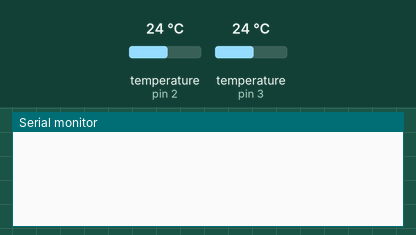
Simulated run of this sketch. Board: Arduino Uno, built with avr-gcc and run on an emulated ATmega328P. On the bench: the last lines printed to the serial monitor. Inputs (shaded band) come from the test bench; at power-on: temperature (sensors on pin 2, pin 3) 24 °C.

Above: at 2.2 s.
2.3 s: temperature (sensor on pin 2) set to 12 °C
At 3.9 s:
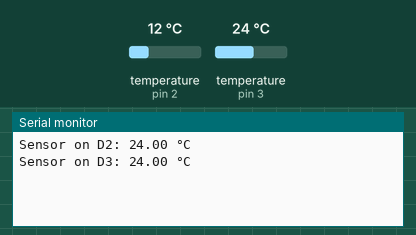
6.9 s: temperature (sensor on pin 3) set to 12 °C
At 10.2 s:
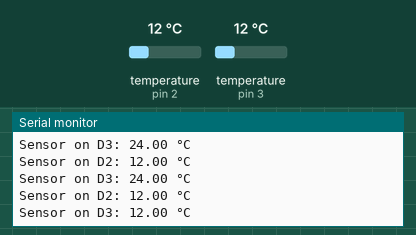
11.5 s: temperature (sensor on pin 2) set to 19 °C
At 13.9 s:
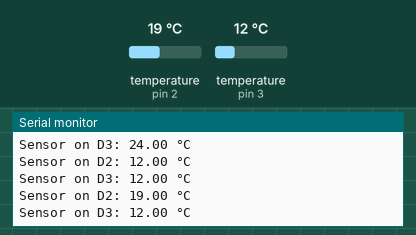
16.1 s: temperature (sensor on pin 3) set to 19 °C
At 17.7 s:
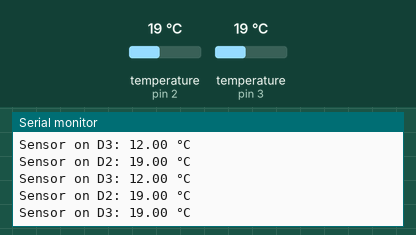
Timing chart, 0 to 19.2 s (numbered marks = the images above; inputs shaded):
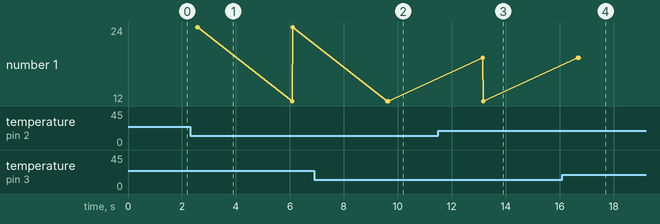

Measured:
- after the input at 6.9 s, the serial monitor: prints a new line after 2.7 s (image 2)
- after the input at 11.5 s, the serial monitor: prints a new line after 1.6 s (image 3)
- after the input at 16.1 s, the serial monitor: prints a new line after 0.60 s (image 4)

The sketch:

DFsimple_copy_20250619141556.ino
```cpp
#include <OneWire.h>
#include <DallasTemperature.h>

// Sensor 1 on pin D2
#define ONE_WIRE_BUS_1 2
OneWire oneWire1(ONE_WIRE_BUS_1);
DallasTemperature sensor1(&oneWire1);

// Sensor 2 on pin D3
#define ONE_WIRE_BUS_2 3
OneWire oneWire2(ONE_WIRE_BUS_2);
DallasTemperature sensor2(&oneWire2);

void setup() {
  Serial.begin(9600);
  delay(1000);

  sensor1.begin();
  sensor2.begin();
}

void loop() {
  sensor1.requestTemperatures();
  float temp1 = sensor1.getTempCByIndex(0);

  sensor2.requestTemperatures();
  float temp2 = sensor2.getTempCByIndex(0);

  Serial.print("Sensor on D2: ");
  if (temp1 == DEVICE_DISCONNECTED_C) {
    Serial.println("Not detected");
  } else {
    Serial.print(temp1);
    Serial.println(" °C");
  }

  Serial.print("Sensor on D3: ");
  if (temp2 == DEVICE_DISCONNECTED_C) {
    Serial.println("Not detected");
  } else {
    Serial.print(temp2);
    Serial.println(" °C");
  }

  delay(2000);  // Wait 2 seconds before next read
}
```
